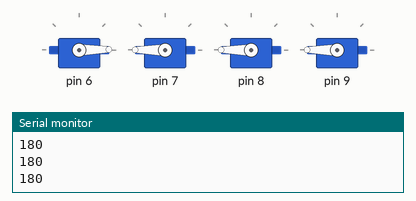
This sketch was run on a simulated Arduino Uno, built with avr-gcc and run on an emulated ATmega328P. On the bench: 4 × servo, the last lines printed to the serial monitor.

Above: at 0.05 s.
At 7.45 s:
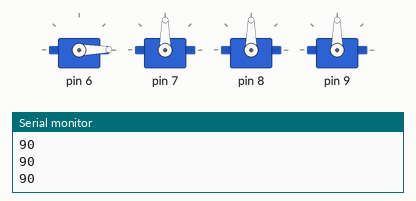
At 14.95 s:
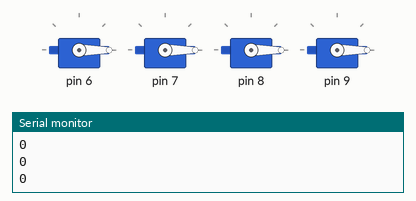
Timing chart, 0 to 19.5 s (numbered marks = the images above):
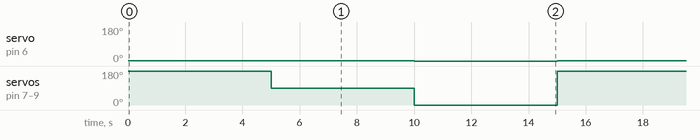

The sketch:

servo_light_test_pos_tester.ino
```cpp
#include <Servo.h>

Servo servo1[4];


int hay[][2] = {{180,0},{0,180},{0,180},{0,180}};

String comp = "";
void setup() {
  // put your setup code here, to run once:
  for(int i = 0; i < 4 ; i++){
    servo1[i].attach(i+6);
  }
  Serial.begin(115200);
}

int degree(int i, int x){
  return map(0, 180, hay[i][0], hay[i][1], x);
}

void loop(){
  for(int i = 0; i < 4 ; i++){
    Serial.println(degree(i, 180));
  }

  for(int i = 0; i < 4 ; i++){
    servo1[i].write(degree(i, 180));
  }

  delay(5000);
  for(int i = 0; i < 4 ; i++){
    Serial.println(degree(i, 90));
  }
  for(int i = 0; i < 4 ; i++){
    servo1[i].write(degree(i, 90));
  }
  delay(5000);
  for(int i = 0; i < 4 ; i++){
    Serial.println(degree(i, 0));
  }
  for(int i = 0; i < 4 ; i++){
    servo1[i].write(degree(i, 0));
  }
  delay(5000);
}
```

Measured:
- by itself, servo on pin 6: alternates 1° for 10.0 s and 0° for 5.0 s
- by itself, servo on pin 7–9: repeats every 15.0 s: 0° 5.0 s, 180° 5.0 s, 90° 5.0 s
